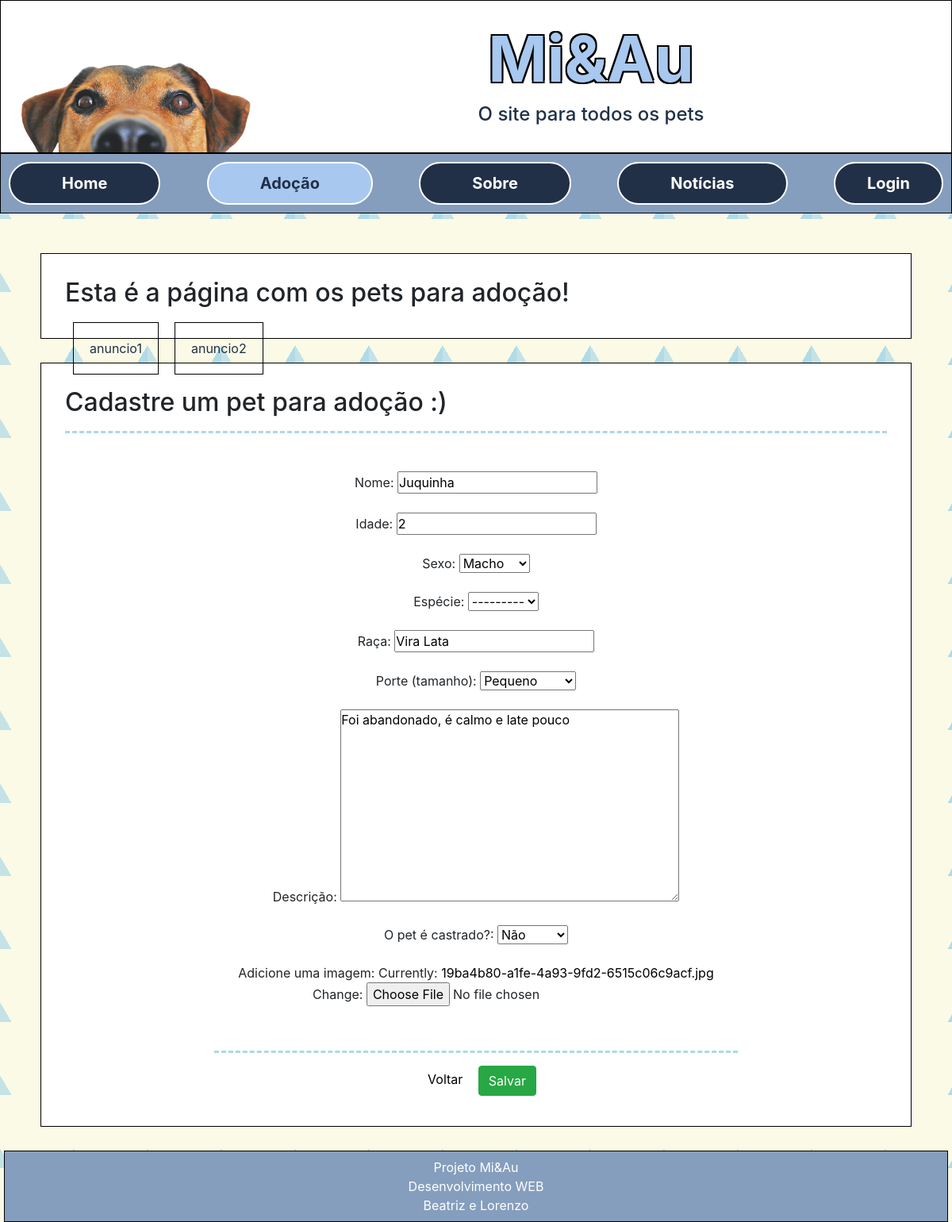
The app's page /edit/1/, older data.
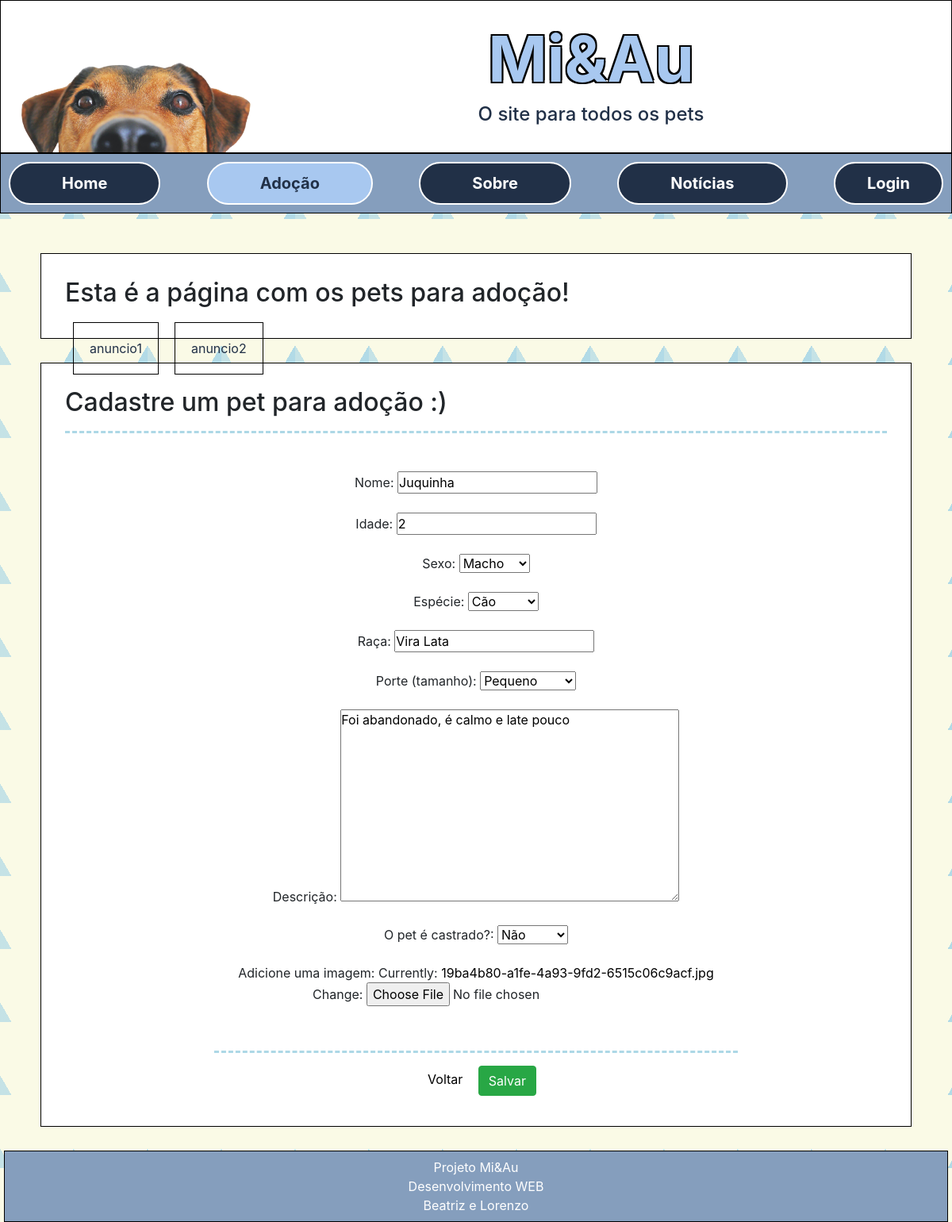
The same page, newer data.
### telainicial/models.py (models this page shows)
class Pets(models.Model):
    MF = [('M', 'Macho'), ('F', 'Fêmea')]
    Especies = [('Cão','Cão'), ('Gato','Gato')]
    Tamanhos = [('XP','Mini'),('P','Pequeno'),('M','Médio'),('G','Grande'),('XG','Extra Grande')]
    Castracao = [('S', 'Sim'), ('N', 'Não')]
    nome = models.CharField(max_length=100)
    idade = models.IntegerField(null=True)
    sexo = models.CharField(choices=MF, max_length=1)
    especie = models.CharField(choices=Especies, max_length=4)
    raca = models.CharField(max_length=30)
    porte = models.CharField(choices=Tamanhos, max_length=2)
    descricao = models.TextField()
    castrado = models.CharField(choices=Castracao, max_length=1)
    imagem = StdImageField('Imagem', upload_to=get_file_path, variations={'thumb': {'width': 480, 'height': 480, 'crop': True}})

### telainicial/views.py (the view)
# urls.py: path('edit/<int:pk>/', views.edit, name='edit'),
def edit(request, pk):
    data = {}
    data['db'] = Pets.objects.get(pk=pk)
    data['form'] = PetsForm(instance=data['db'])
    return render(request, 'form.html', data)

### telainicial/forms.py
class PetsForm(ModelForm):
     class Meta:
         model = Pets
         fields = ['nome', 'idade', 'sexo','especie','raca','porte','descricao','castrado','imagem']

### telainicial/templates/form.html (shortened to what this page needs)
{% load static %}
<!DOCTYPE html>
<html lang="pt-br">
<head>
    <link rel="stylesheet" href="https://stackpath.bootstrapcdn.com/bootstrap/4.1.3/css/bootstrap.min.css">
    <link href="{% static 'style.css' %}" rel="stylesheet">
</head>
<body class="fundo">
    <header>
        <img id="banner" src="{% static 'images/h1.png' %}"/>
        <h1 id="titulo">Mi&Au</h1>
        <h4>O site para todos os pets</h4>
    </header>
    <div class="navbar">
        <a href="/">Home</a>
        <a href=" " class="active">Adoção</a>
        <a href="\sobre">Sobre</a>
        <a href="\noticias">Notícias</a>
        <a href="\accounts/login" class="right">Login</a>
    </div>
    <div class="content">
        <article id="anuncios">
            <h2>Esta é a página com os pets para adoção!</h2>
            <div class="anuncio">anuncio1</div>
            <div class="anuncio">anuncio2</div>
        </article>
        <article>
            <h2>Cadastre um pet para adoção :)</h2><hr>
            <div class="col-8 m-auto pt-2 pb-2 text-center">
        <form name="form" id="form" action="{% if db %}/update/{{db.id}}/{% else %}/create/{% endif %}" method="post">
            <div class="form-group mt-4">Nome: {{form.nome}}</div>
            <div class="form-group mt-4">Idade: {{form.idade}}</div>
            <div class="form-group mt-4">Sexo: {{form.sexo}}</div>
            <div class="form-group mt-4">Espécie: {{form.especie}}</div>
            <div class="form-group mt-4">Raça: {{form.raca}}</div>
            <div class="form-group mt-4">Porte (tamanho): {{form.porte}}</div>
            <div class="form-group mt-4">Descrição: {{form.descricao}}</div>
            <div class="form-group mt-4">O pet é castrado?: {{form.castrado}}</div>
            <div class="form-group mt-4">Adicione uma imagem: {{form.imagem}}</div><br><hr>
            <a class="col-8 m-auto pt-2 pb-2 text-center" href="/" class="btn btn-info"> Voltar </a>
            <input type="submit" class="btn btn-success" value="Salvar">
        </form>
    </div>
        </article></div>
    <footer>
        Projeto Mi&Au
        <br>
        Desenvolvimento WEB
        <br>
        Beatriz e Lorenzo
    </footer>
</body>
</html>

Row changes from the older to the newer data that the page shows:
changed Pets "Juquinha": especie "---------" → "Cão"
